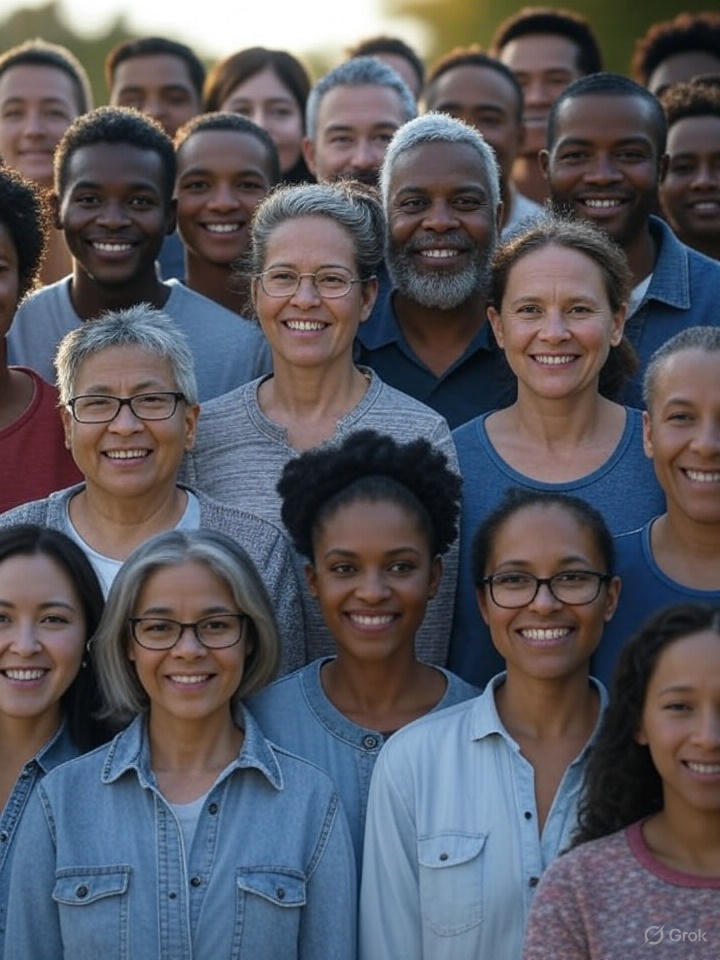
#> input picture face/image4.jpg, 720 x 960 px, found by its file name
$ python modul5.py
#> lines starting #> are read from the running program, lines starting #| are printed output that depends on the picture; after the words box and inside, x2 and y2 are one past the last pixel; in counts of white or black regions, pixels touching at a corner belong together
import cv2
import matplotlib.pyplot as plt
import urllib.request

# Ganti dengan URL gambar yang valid
url = 'https://raw.githubusercontent.com/edisuwoto/yoloai/main/face/image4.jpg'
urllib.request.urlretrieve(url, 'image4.jpg')

# Load face detector Haarcascade
face_cascade = cv2.CascadeClassifier(cv2.data.haarcascades + 'haarcascade_frontalface_default.xml')

# Baca gambar
img = cv2.imread('image4.jpg')
#> img is the input picture: shape (960, 720, 3); mean B, G, R 94.6, 87.6, 88.6
gray = cv2.cvtColor(img, cv2.COLOR_BGR2GRAY)
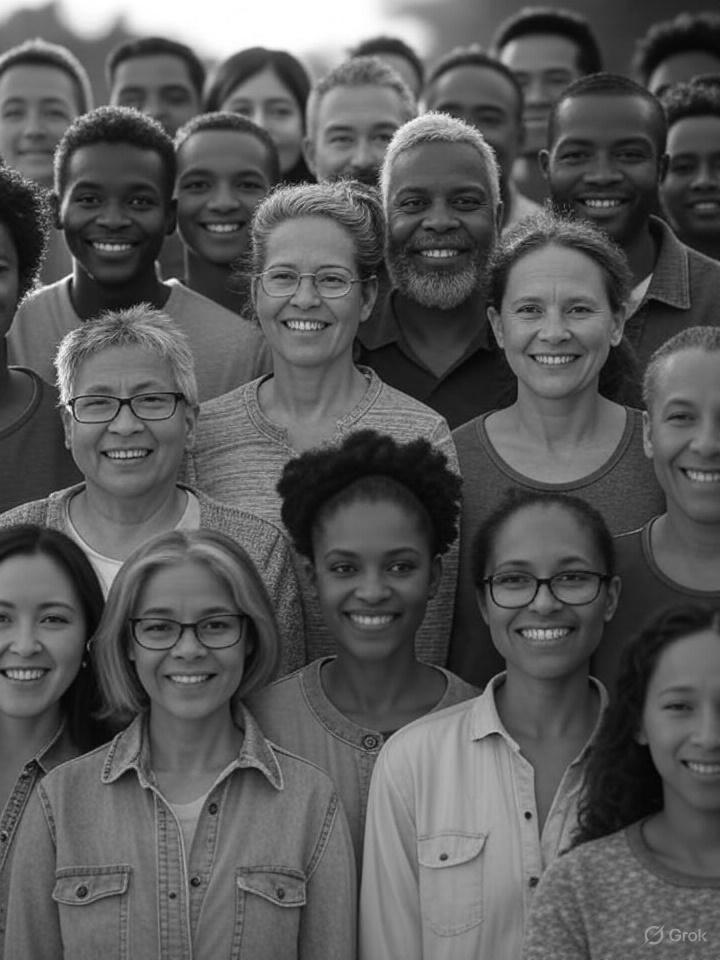
#> gray: shape (960, 720); min 1, max 255, mean 88.7

# Deteksi wajah
faces = face_cascade.detectMultiScale(gray, 1.1, 4)
#> faces = [[213, 72, 92, 92], [166, 141, 111, 111], [245, 230, 123, 123], [307, 97, 104, 104], [488, 257, 134, 134], [379, 153, 124, 124], [540, 104, 125, 125], [50, 148, 129, 129], [296, 506, 149, 149], [118, 572, 140, 140], [58, 350, 137, 137], [468, 518, 150, 150]]

# Gambar kotak pada wajah yang terdeteksi
for (x, y, w, h) in faces:
    cv2.rectangle(img, (x, y), (x+w, y+h), (255, 0, 0), 2)
#> this loop made 12 passes
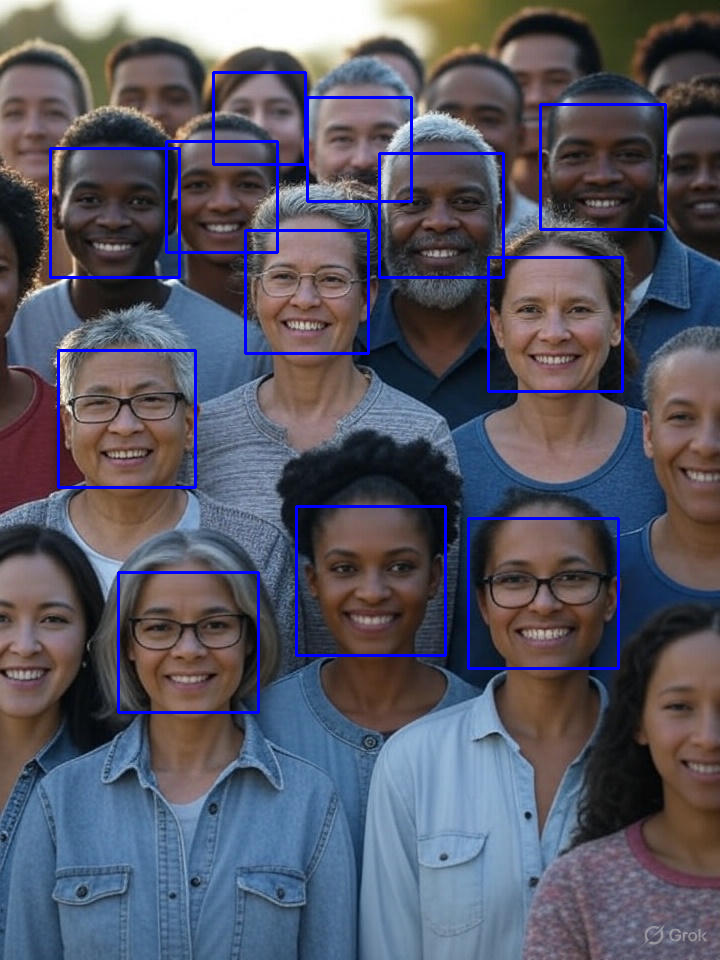
#> img: shape (960, 720, 3); 2.61% of pixels changed, all inside (x1, y1, x2, y2) = (49, 71, 667, 714)

# Tampilkan hasil
plt.imshow(cv2.cvtColor(img, cv2.COLOR_BGR2RGB))
plt.axis('off')
plt.show()

$ run again, with face/image1.jpg copied over face/image4.jpg
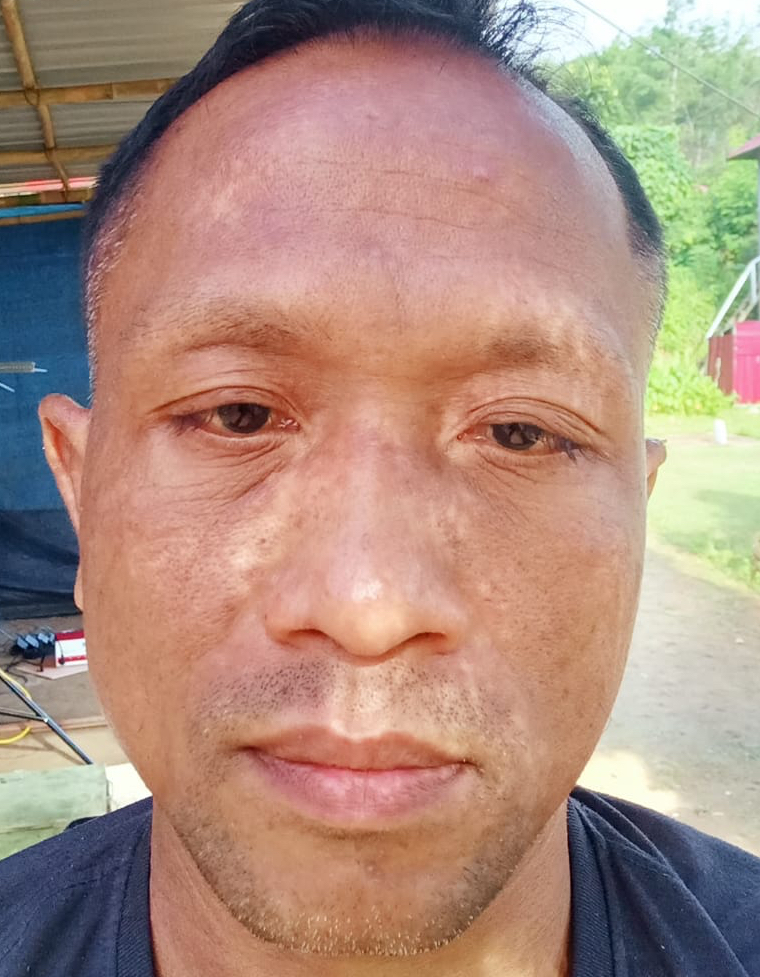
#> input picture face/image1.jpg, 760 x 977 px, found by its file name
#> img is the input picture: shape (977, 760, 3); mean B, G, R 126.7, 140.9, 171.5
#> `gray = cv2.cvtColor(img, cv2.COLOR_BGR2GRAY)`:
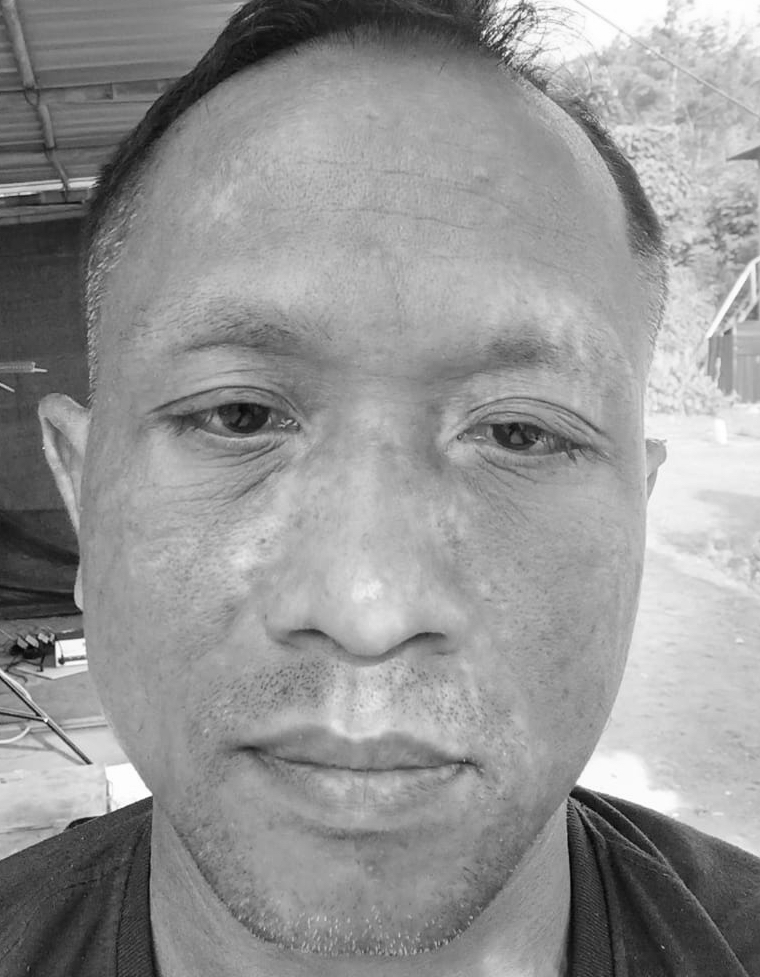
#> gray: shape (977, 760); min 3, max 255, mean 148.4
#> faces = [[17, 148, 702, 702]]
#> the loop `for (x, y, w, h) in faces:` made 1 pass
#> after the loop `for (x, y, w, h) in faces:`:
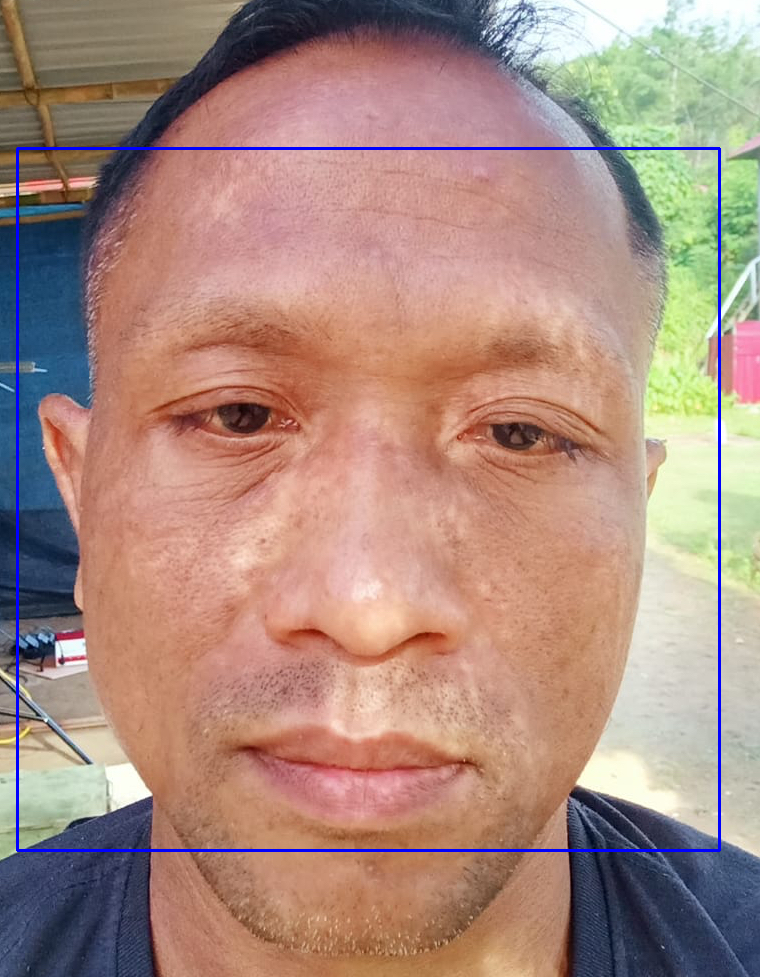
#> img: shape (977, 760, 3); 1.13% of pixels changed, all inside (x1, y1, x2, y2) = (16, 147, 721, 852)
